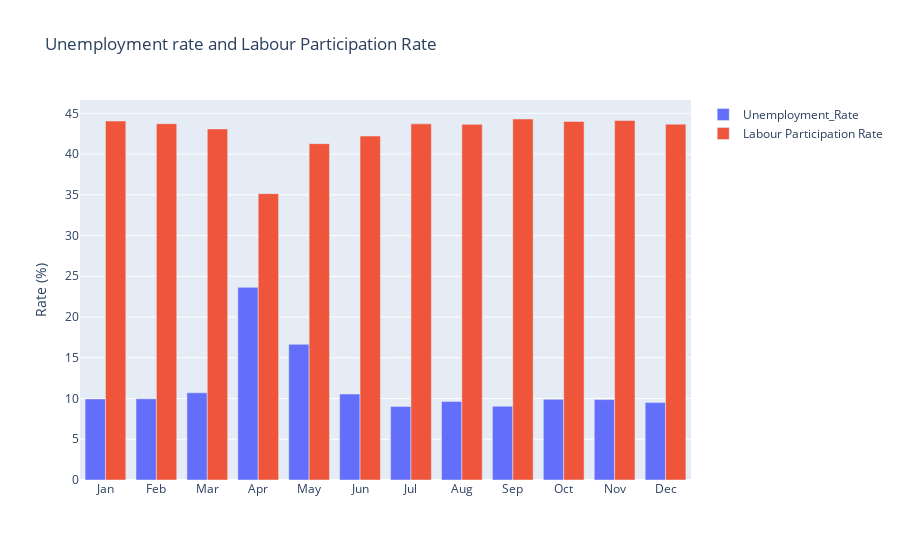

Write notebook code for a chart like this one.
### Code cell
#month wise unemplloyment rate with respect to estimated employed and estimated Labour participation rate
import plotly.graph_objects as go

df_EEE = df.groupby(['month'])[['Estimated Unemployment Rate','Estimated Employed', 'Estimated Labour Participation Rate']].mean()
df_EEE = pd.DataFrame(df_EEE).reset_index()
month = df_EEE.month
Unemployment_rate = df_EEE['Estimated Unemployment Rate']
Labour_participation_rate = df_EEE['Estimated Labour Participation Rate']

fig = go.Figure()
fig.add_trace(go.Bar(x=month, y=Unemployment_rate, name='Unemployment_Rate'))
fig.add_trace(go.Bar(x=month, y=Labour_participation_rate, name='Labour Participation Rate'))

fig.update_layout(
    title='Unemployment rate and Labour Participation Rate',
    xaxis={'categoryorder': 'array', 'categoryarray': ['Jan', 'Feb', 'Mar', 'Apr', 'May', 'Jun', 'Jul', 'Aug', 'Sep', 'Oct', 'Nov', 'Dec']},
    yaxis=dict(title='Rate (%)') # Add y-axis label for rates
)
fig.show()

### Figure 1 — Plotly figure (JSON) as saved in the notebook; plotly's stock layout.template omitted (floating-point values rounded to 4 significant figures)
{"data": [{"name": "Unemployment_Rate", "type": "bar", "x": ["Apr", "Aug", "Dec", "Feb", "Jan", "Jul", "Jun", "Mar", "May", "Nov", "Oct", "Sep"], "y": [23.64, 9.638, 9.497, 9.965, 9.951, 9.034, 10.55, 10.7, 16.65, 9.868, 9.901, 9.052]}, {"name": "Labour Participation Rate", "type": "bar", "x": ["Apr", "Aug", "Dec", "Feb", "Jan", "Jul", "Jun", "Mar", "May", "Nov", "Oct", "Sep"], "y": [35.14, 43.65, 43.67, 43.72, 44.05, 43.71, 42.21, 43.08, 41.28, 44.11, 44.0, 44.3]}], "layout": {"title": {"text": "Unemployment rate and Labour Participation Rate"}, "xaxis": {"categoryarray": ["Jan", "Feb", "Mar", "Apr", "May", "Jun", "Jul", "Aug", "Sep", "Oct", "Nov", "Dec"], "categoryorder": "array"}, "yaxis": {"title": {"text": "Rate (%)"}}}}
